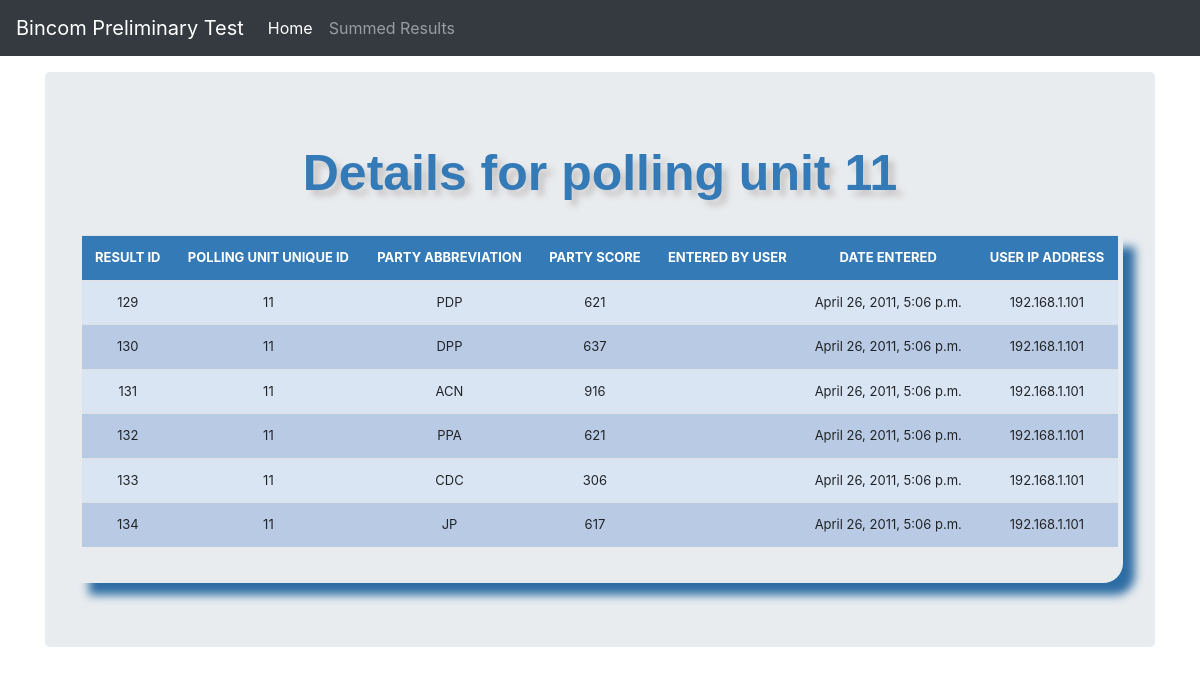
Page /polling_unit_detail/11/ on the committed database.
### src/models.py (models this page shows)
class AnnouncedPollingUnitResult(models.Model):
    result_id = models.IntegerField()
    polling_unit_unique_id = models.CharField(max_length=50)
    party_abbreviation = models.CharField(max_length=4)
    party_score = models.IntegerField()
    entered_by_user = models.CharField(max_length=50)
    date_entered = models.DateTimeField(auto_now_add=True)
    user_ip_address = models.CharField(max_length=50)

### src/views.py (the view)
# urls.py: path('polling_unit_detail/<str:polling_unit_unique_id>/', views.polling_unit_detail, name="polling_unit_detail"),
def polling_unit_detail(request, polling_unit_unique_id):
    queryset = AnnouncedPollingUnitResult.objects.filter(polling_unit_unique_id=polling_unit_unique_id)
    context = {
        "queryset": queryset,
        "header": polling_unit_unique_id,
        "parties": Party.objects.all(),
        "pu_name": PollingUnit.objects.get(unique_id=polling_unit_unique_id)
    }
    return render(request, "polling_unit_detail.html", context)

### templates/polling_unit_detail.html (shortened to what this page needs)
{% load static %}
{% load crispy_forms_tags %}
<!doctype html>
<html lang="en">
  <head>
      <link href="{% static 'css/stylesheet.css' %}" rel="stylesheet">
    <link rel="stylesheet" href="https://cdn.jsdelivr.net/npm/bootstrap@4.4.1/dist/css/bootstrap.min.css">
    <link href="{% static 'css/navbar-top-fixed.css' %}" rel="stylesheet">
  </head>
  <body>
    {% include 'navbar.html' %}
<main role="main" class="container">
  <div class="jumbotron">
    <div class="header">Details for polling unit {{ header }}</div>
      <br>
        <div class="display_table">
          <table class='table'>
                  <tr>
                    <th>RESULT ID</th>
                    <th>POLLING UNIT UNIQUE ID</th>
                    <th>PARTY ABBREVIATION</th>
                    <th>PARTY SCORE</th>
                    <th>ENTERED BY USER</th>
                    <th>DATE ENTERED</th>
                    <th>USER IP ADDRESS</th>
                  </tr>
              {% for instance in queryset %}
                  <tr>
                    <td>{{instance.result_id}}</td>
                    <td>{{instance.polling_unit_unique_id}}</td>
                    <td>{{instance.party_abbreviation}}</td>
                    <td>{{instance.party_score}}</td>
                    <td>{{instance.entered_by_user}}</td>
                    <td>{{instance.date_entered}}</td>
                    <td>{{instance.user_ip_address}}</td>
                  </tr>
              {% endfor %}
          </table>
        </div>
  </div>
</main>
</html>

### static/css/stylesheet.css (style rules this page uses)
body { background-color: #34eb6b; }
.table { font-size: 13px; text-align: center; width: 95%; margin: auto; }
.table tr:nth-child(odd) { background: #B8CAE4 }
.table tr:nth-child(even) { background: #dae5f4 }
th { background-color: #337ab7; color: white; }
.display_table { border-bottom-right-radius: 20px; padding-left: 5px; padding-right: 5px; padding-bottom: 20px; box-shadow: 12px 12px 10px #2e6da4; }
.header { font-family: helvetica; color: #337ab7; font-size: 50px; text-align: center; width: 100%; text-shadow: 6px 6px 6px #c9c6c6; display: block; font-weight: bolder; }

### static/css/navbar-top-fixed.css (style rules this page uses)
body { min-height: 75rem; padding-top: 4.5rem; }

### rows in the picture
AnnouncedPollingUnitResult: result_id "129", polling_unit_unique_id "11", party_abbreviation "PDP", party_score "621", date_entered "April 26, 2011, 5:06 p.m.", user_ip_address "192.168.1.101"
AnnouncedPollingUnitResult: result_id "130", polling_unit_unique_id "11", party_abbreviation "DPP", party_score "637", date_entered "April 26, 2011, 5:06 p.m.", user_ip_address "192.168.1.101"
AnnouncedPollingUnitResult: result_id "131", polling_unit_unique_id "11", party_abbreviation "ACN", party_score "916", date_entered "April 26, 2011, 5:06 p.m.", user_ip_address "192.168.1.101"
AnnouncedPollingUnitResult: result_id "132", polling_unit_unique_id "11", party_abbreviation "PPA", party_score "621", date_entered "April 26, 2011, 5:06 p.m.", user_ip_address "192.168.1.101"
AnnouncedPollingUnitResult: result_id "133", polling_unit_unique_id "11", party_abbreviation "CDC", party_score "306", date_entered "April 26, 2011, 5:06 p.m.", user_ip_address "192.168.1.101"
AnnouncedPollingUnitResult: result_id "134", polling_unit_unique_id "11", party_abbreviation "JP", party_score "617", date_entered "April 26, 2011, 5:06 p.m.", user_ip_address "192.168.1.101"

### other values in the picture
{{ header }} "11"
